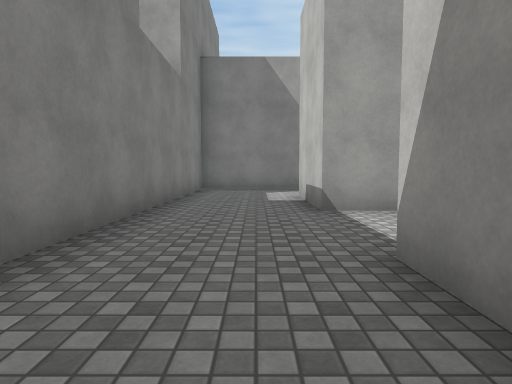
View 1 (above)

20 first-person views from a walk through a scene from a Unity 3-D project. The camera is 1.2 m above the floor, tilts 4° down and sees 75° across. The floor is counted in squares, 2 m on a side. Each view is taken from the middle of a square. On the plan, view 1 faces up. The plan holds only what a view shows up to about 10 squares ahead; the rest is blank. The place goes on beyond the plan. The player is left out. Some animated figures are not drawn. Surface patterns are stand-ins for the level's own textures.

View 2
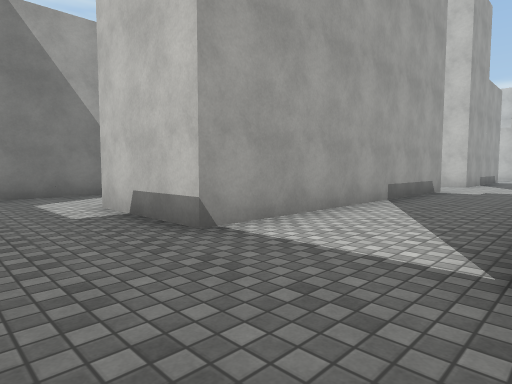

View 3
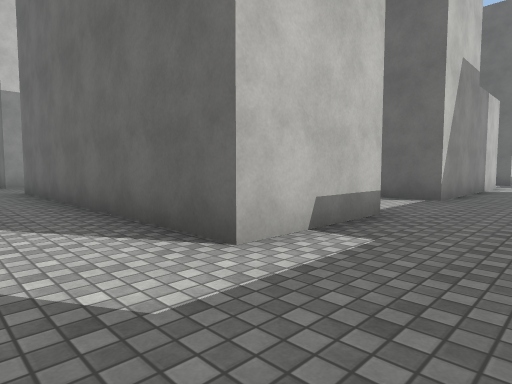

View 4
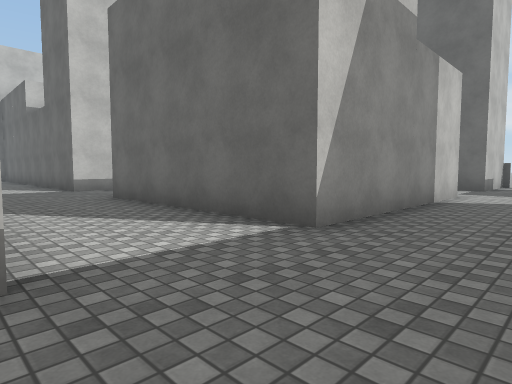

View 5
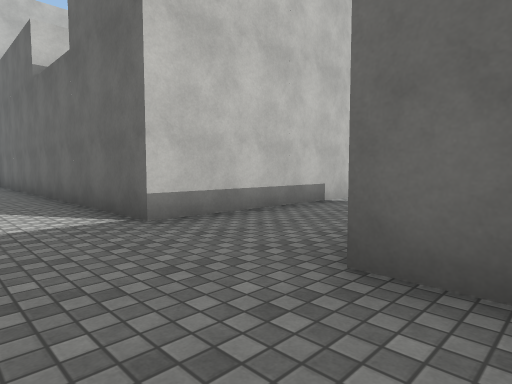

View 6
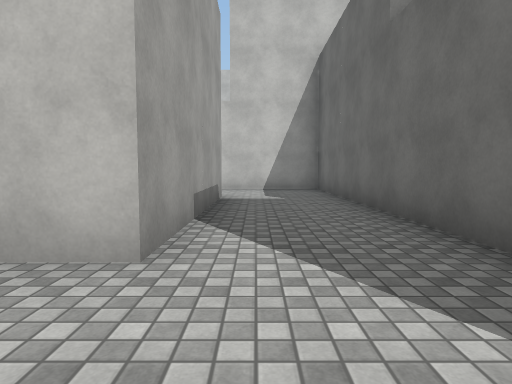

View 7
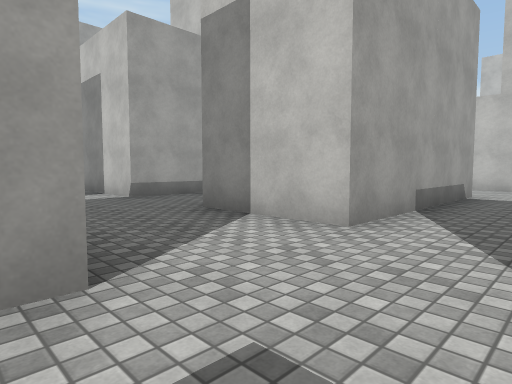

View 8
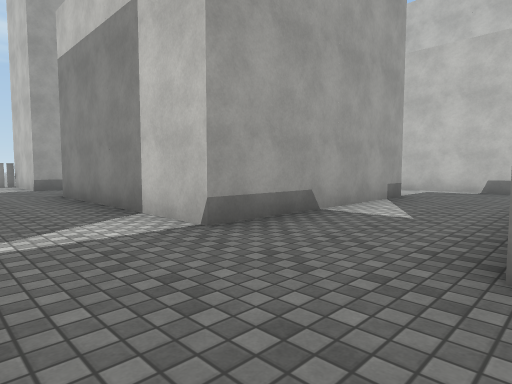

View 9
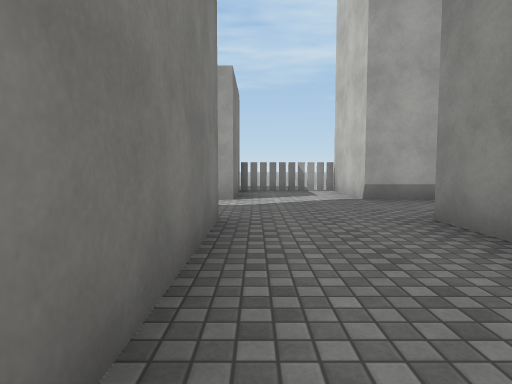

View 10
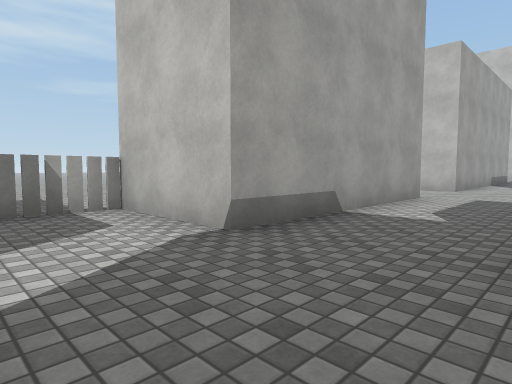

View 11
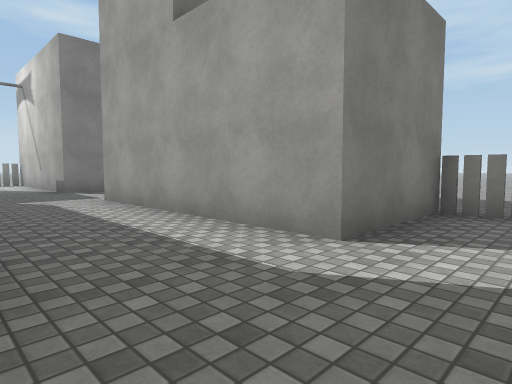

View 12
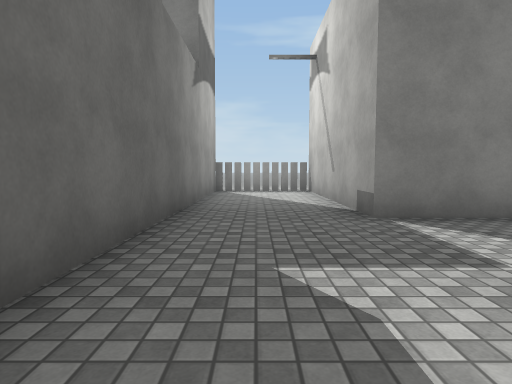

View 13
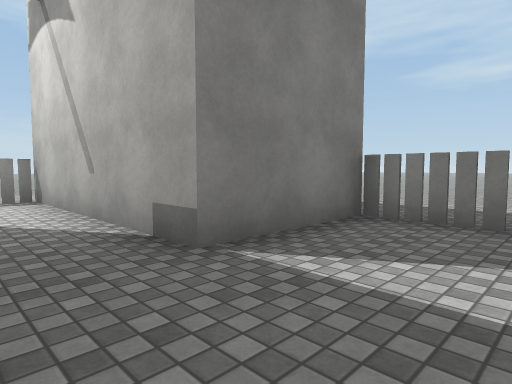

View 14
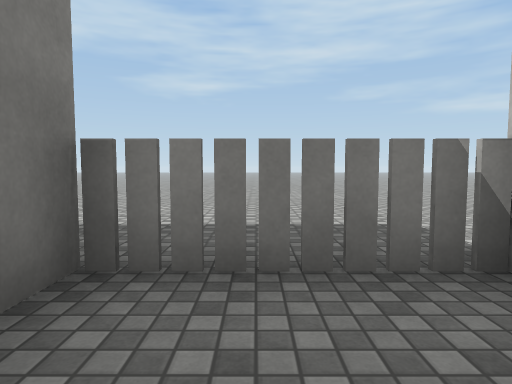

View 15
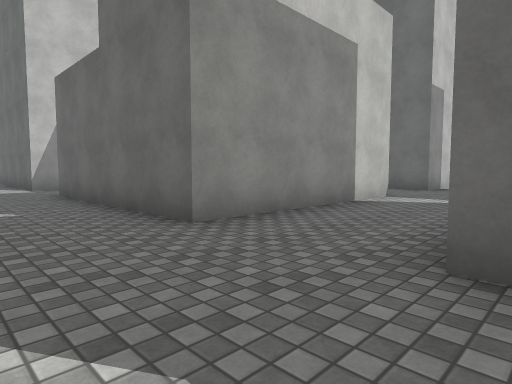

View 16
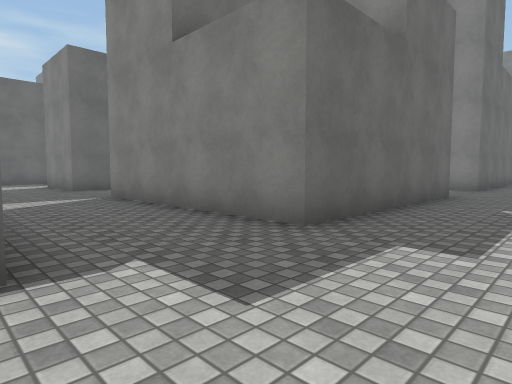

View 17
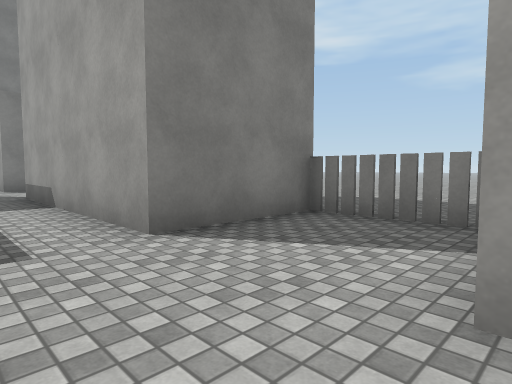

View 18
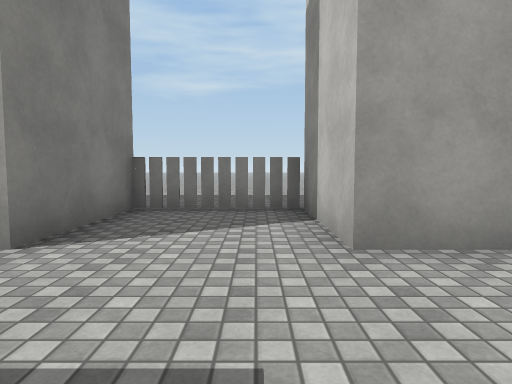

View 19
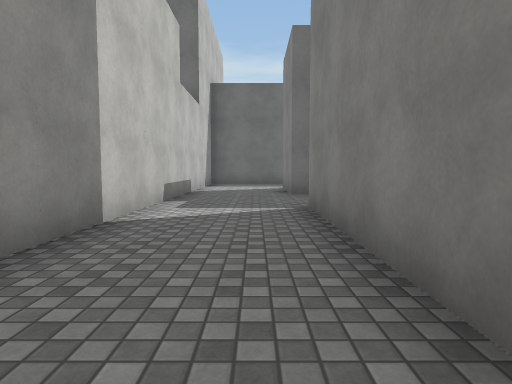

View 20
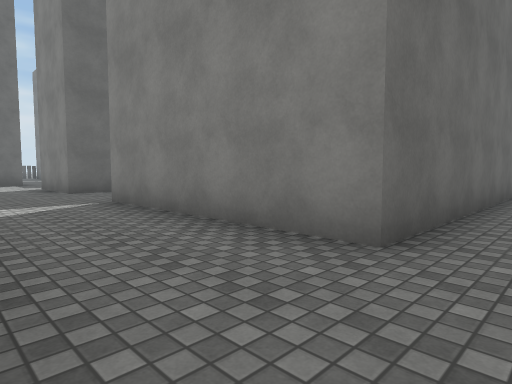

### Floor plan
Points are (right, up) in squares from view 1. A wall is a line through its corners. A room is listed if a view was taken in it or the views show most of it. See-through windows are left out.
Room 1 (views 1, 2, 3, 4, 5, 6, 7, 8, 9, 10, 11, 12, 13, 14, 15, 16, 17, 18, 19, 20)
walls: (11.1, 9.8) (11.1, 14.9) (16.2, 14.9) (16.2, 9.8) (11.1, 9.8); (8.6, 7.3) (8.6, 4.7) (0.9, 4.7) (0.9, 7.3) (8.6, 7.3); (8.6, 19.2) (8.6, 17.4) (3.4, 17.4); (1.9, 9.8) (-1.6, 9.8) (-1.6, 2); (15.1, 7.3) (16.2, 7.3) (16.2, 5.1); (16.2, 4.7) (11.1, 4.7) (11.1, 7.3) (12.2, 7.3); (16.2, 19.5) (16.2, 17.4) (11.1, 17.4) (11.1, 19.5); (0.9, 19.5) (0.9, 17.4) (-3.5, 17.4); (19.5, 17.4) (18.7, 17.4) (18.7, 19.4); (-3.5, 14.9) (8.6, 14.9) (8.6, 9.8); (8.6, -2.4) (8.6, 2.2) (18.7, 2.2) (18.7, 14.9) (19.5, 14.9); (0.9, -3) (0.9, 2.2) (6.1, 2.2)
ways out: opening at (-0.5, -4)
objects: barricade (-4, 17); barricade (1, 20); barricade (2, 20); barricade (3, 20); barricade (9, 20); barricade (10, 20); barricade (11, 20); barricade (16, 20); barricade (17, 20); barricade (18, 20); barricade (19, 20)

Positions as (right, up) in squares from view 1, and headings:
1: (0, 0), facing up
2: (-1, 2), facing up-right
3: (-1, 9), facing down-right
4: (-1, 5), facing down-right
5: (5, 4), facing down-right
6: (9, 4), facing right
7: (8, 3), facing up-right
8: (9, 7), facing up-right
9: (9, 11), facing up
10: (9, 15), facing up-right
11: (10, 15), facing up-left
12: (5, 16), facing left
13: (3, 16), facing up-left
14: (2, 18), facing up
15: (8, 17), facing down-right
16: (19, 17), facing down-left
17: (19, 16), facing up-left
18: (18, 15), facing up
19: (17, 15), facing down
20: (11, 16), facing down-left
